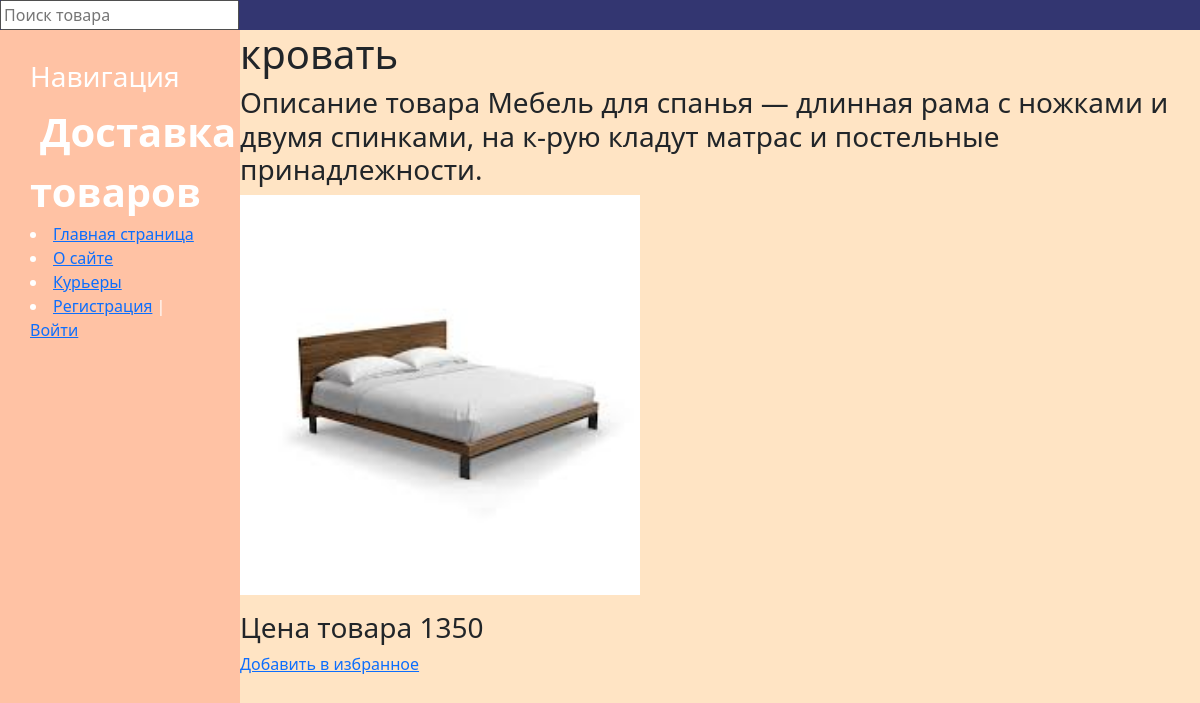
Screenshot of /product/2/ with the database file from the repository.
### delivery/models.py (models this page shows, shortened)
class Product(models.Model):
    name = models.CharField(max_length=40, verbose_name='товар')
    description = models.TextField(verbose_name='описание')
    image = models.ImageField(upload_to="photos/%Y/%m/%d/", null=True, verbose_name='фото')
    price = models.IntegerField(verbose_name='цена')
    order = models.ManyToManyField(Order, through="OrdersProducts")
    favourites = models.ManyToManyField(User, related_name='favourites', default=None, blank=True)

### delivery/views.py (the view)
# urls.py: path('product/<int:product_id>/', show_product, name='product'),
def show_product(request, product_id):
    product = get_object_or_404(Product, pk=product_id)
    fav = bool
    if product.favourites.filter(id=request.user.id).exists():
        fav = True
    context = {
        'product': product,
        'title': product.name,
        'fav': fav,
    }
    return render(request, 'product.html', context=context)

### delivery/templatetags/store_tags.py (called while the page is built)
@register.simple_tag()
def get_menu():
    menu = [{'title': "Главная страница", 'url_name': 'home'},
            {'title': "О сайте", 'url_name': 'about'},
            {'title': "Курьеры", 'url_name': 'courier'},
            ]
    return menu

### delivery/templates/product.html
{% extends 'base.html'%}
{% block content %}
<h1>{{product.name}}</h1>
<h3>Описание товара {{ product.description }}</h3>
<p><img class="img-article" src="{{product.image.url}}" style="width: 400px"></p>
    <h3>Цена товара {{ product.price }}</h3>
{% if request.user.is_authenticated %}
 {% if fav %}
      <div>
        <a href="{% url 'favourite_list' %}" class="">Удалить из избранного</a>
      </div>
      {% else %}
      <div>
        <a href="{% url 'favourite_add' product.id %}" class="">Добавить в избранное</a>
      </div>
      {% endif %}
      {% else %}
      <div>
        <a href="{% url 'register' %}" class="">Добавить в избранное</a>
      </div>
      {% endif %}
{%endblock%}

### delivery/static/delivery/css/style.css (style rules this page uses)
body { background: bisque; }

### rows the page displays
Product: name "кровать", description "Мебель для спанья — длинная рама с ножками и двумя спинками, на к-рую кладут матрас и постельные принадлежности.", image (picture), price "1350"

### other values shown
{{ m.title }} "Главная страница" "О сайте" "Курьеры"
